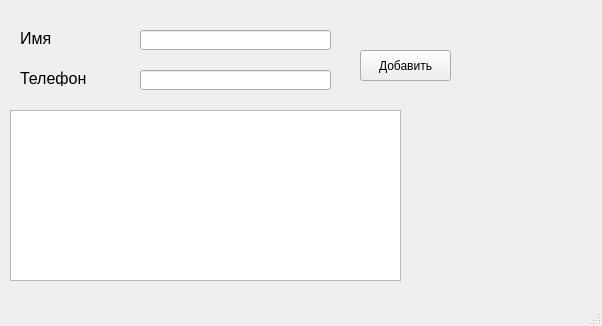
<?xml version="1.0" encoding="UTF-8"?>
<ui version="4.0">
 <class>MainWindow</class>
 <widget class="QMainWindow" name="MainWindow">
  <property name="geometry">
   <rect>
    <x>0</x>
    <y>0</y>
    <width>602</width>
    <height>326</height>
   </rect>
  </property>
  <property name="windowTitle">
   <string>MainWindow</string>
  </property>
  <widget class="QWidget" name="centralwidget">
   <widget class="QLineEdit" name="lineEdit">
    <property name="geometry">
     <rect>
      <x>140</x>
      <y>30</y>
      <width>191</width>
      <height>20</height>
     </rect>
    </property>
   </widget>
   <widget class="QLineEdit" name="lineEdit_2">
    <property name="geometry">
     <rect>
      <x>140</x>
      <y>70</y>
      <width>191</width>
      <height>20</height>
     </rect>
    </property>
   </widget>
   <widget class="QPushButton" name="pushButton">
    <property name="geometry">
     <rect>
      <x>360</x>
      <y>50</y>
      <width>91</width>
      <height>31</height>
     </rect>
    </property>
    <property name="text">
     <string>Добавить</string>
    </property>
   </widget>
   <widget class="QListWidget" name="listWidget">
    <property name="geometry">
     <rect>
      <x>10</x>
      <y>110</y>
      <width>391</width>
      <height>171</height>
     </rect>
    </property>
   </widget>
   <widget class="QLabel" name="label">
    <property name="geometry">
     <rect>
      <x>20</x>
      <y>30</y>
      <width>61</width>
      <height>16</height>
     </rect>
    </property>
    <property name="font">
     <font>
      <pointsize>12</pointsize>
     </font>
    </property>
    <property name="text">
     <string>Имя</string>
    </property>
   </widget>
   <widget class="QLabel" name="label_2">
    <property name="geometry">
     <rect>
      <x>20</x>
      <y>70</y>
      <width>71</width>
      <height>16</height>
     </rect>
    </property>
    <property name="font">
     <font>
      <pointsize>12</pointsize>
     </font>
    </property>
    <property name="text">
     <string>Телефон</string>
    </property>
   </widget>
  </widget>
  <widget class="QMenuBar" name="menubar">
   <property name="geometry">
    <rect>
     <x>0</x>
     <y>0</y>
     <width>602</width>
     <height>21</height>
    </rect>
   </property>
  </widget>
  <widget class="QStatusBar" name="statusbar"/>
 </widget>
 <resources/>
 <connections/>
</ui>
